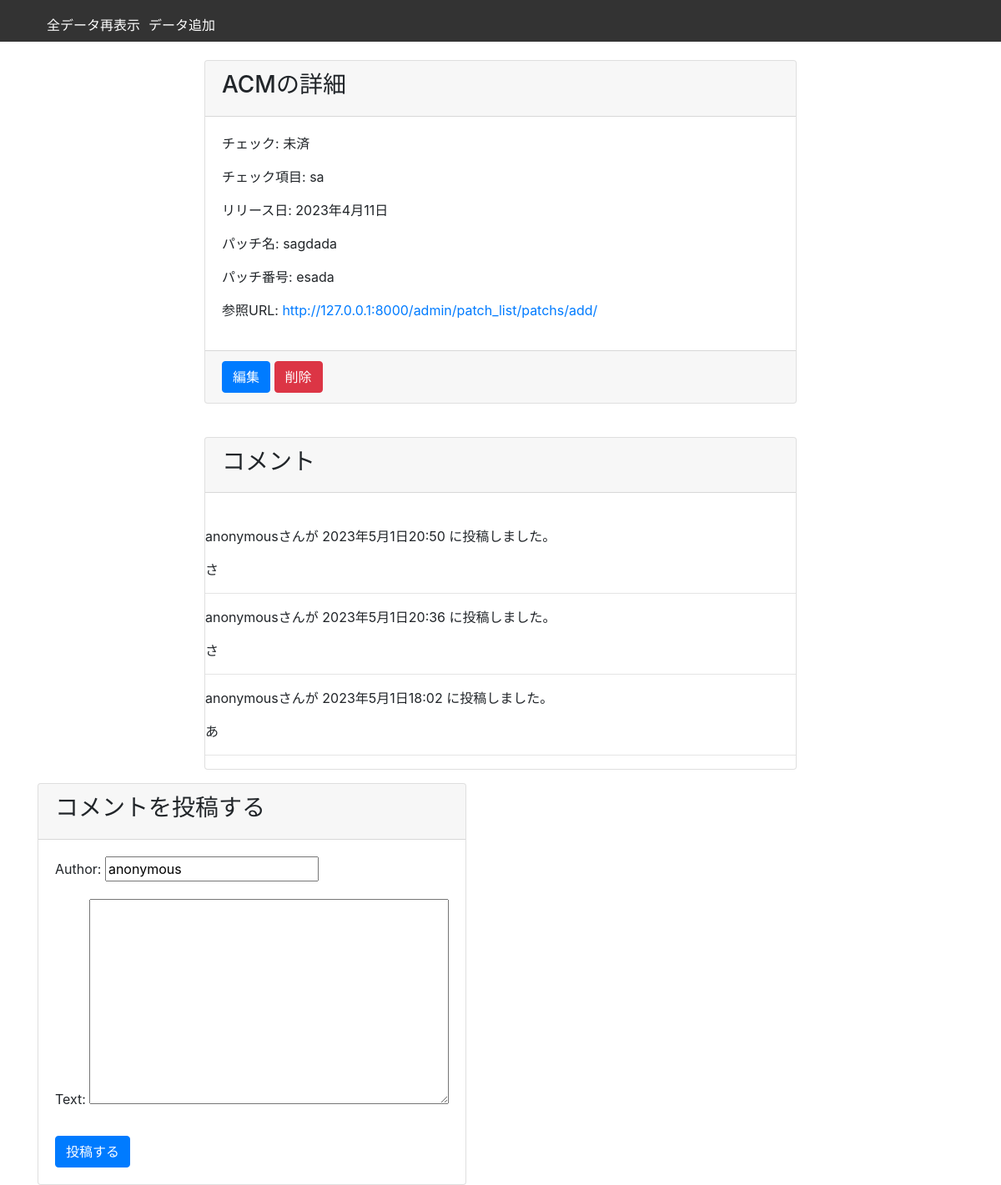
The app's page /patch/detail/10/ with its own data.
### patch_list/models.py (models this page shows, shortened)
class Patchs(models.Model):
    name = models.CharField(max_length=100)
    checks = models.CharField(max_length=100,help_text='チェック有無')
    release_date = models.DateField()
    patch_name = models.CharField(max_length=100)
    patch_no = models.CharField(max_length=100)
    reference_url = models.URLField()
    updated_at = models.DateTimeField(auto_now=True)
    impact_check = models.BooleanField(default=False)
    created_at = models.DateTimeField(auto_now_add=True)
    Remark = models.TextField(max_length=10000, blank=True)
    Notes = models.TextField(max_length=10000, blank=True)
    class Meta:
        ordering = ['-updated_at']
        db_table = "patchlists"

class Comment(models.Model):
    patchs = models.ForeignKey(Patchs, on_delete=models.CASCADE, related_query_name='comments')
    author = models.CharField(default="anonymous", max_length=200)
    text = models.TextField()
    created_date = models.DateTimeField(default=timezone.now)
    class Meta:
        ordering = ['-created_date']

### patch_list/views.py (the view, shortened to what this page needs)
# urls.py: path('detail/<int:pk>/', views.PatchDetailView.as_view(), name='detail'),
class PatchDetailView(DetailView):
    model = Patchs
    template_name = 'patch/patch_detail.html'
    context_object_name = 'patch_list'
    def get_context_data(self, **kwargs):
        context = super().get_context_data(**kwargs)
        context['comments'] = Comment.objects.filter(patchs=self.get_object())
        context['form'] = CommentForm()
        return context

### patch_list/forms.py
class CommentForm(forms.ModelForm):
    class Meta:
        model = Comment
        fields = ('author', 'text')

### templates/patch/patch_detail.html (shortened to what this page needs)
{% extends 'base_for_patch.html' %}
{% block content %}
    <div class="container">
        <div class="row">
            <div class="col-md-8 mx-auto">
                <div class="card mt-5">
                    <div class="card-header">
                        <h3>{{ patch_list.name }}の詳細</h3>
                    </div>
                    <div class="card-body">
                        <p>チェック: {% if patch_list.impact_check %}済み{% else %}未済{% endif %}</p>
                        <p>チェック項目: {{ patch_list.checks }}</p>
                        <p>リリース日: {{ patch_list.release_date }}</p>
                        <p>パッチ名: {{ patch_list.patch_name }}</p>
                        <p>パッチ番号: {{ patch_list.patch_no }}</p>
                        <p>参照URL: <a href="{{ patch_list.reference_url }}" target="_blank">{{ patch_list.reference_url }}</a>
                        </p>
                    </div>
                    <div class="card-footer">
                        <a href="{% url 'patch_list:update' patch_list.pk %}" class="btn btn-primary">編集</a>
                        <a href="{% url 'patch_list:delete' patch_list.pk %}" class="btn btn-danger"
                           onclick="if(!confirm('本当に削除しますか？')){return false;}">削除</a>
                    </div>
                </div>
                <br>
                <div class="card mt-3">
                    <div class="card-header">
                        <h3>コメント</h3>
                    </div>
                    <div class="card-body"></div>
                    {% for comment in comments %}
                        <div class="comment">
                            <p class="info"> {{ comment.author }}さんが {{ comment.created_date }} に投稿しました。</p>
                            <p> {{ comment.text | linebreaks }}</p>
                          <hr>
                        </div>
                    {% empty %}
                        <p>コメントはありません</p>
                    {% endfor %}
                </div>
            </div>
            <br>
            <div class="card mt-3">
                <div class="card-header">
                    <h3>コメントを投稿する</h3>
                </div>
                <div class="card-body">
                    <form method="POST">
                        {{ form.as_p }}
                        <button type="submit" class="btn btn-primary mt-2">投稿する</button>
                    </form>
                </div>
            </div>
        </div>
    </div>
{% endblock %}

### records on screen
Patchs: name "ACM", checks "sa", release_date "2023年4月11日", patch_name "sagdada", patch_no "esada", reference_url "http://127.0.0.1:8000/admin/patch_list/patchs/add/"
Comment: author "anonymous", created_date "2023年5月1日20:50", text "さ"
Comment: author "anonymous", created_date "2023年5月1日20:36", text "さ"
Comment: author "anonymous", created_date "2023年5月1日18:02", text "あ"
